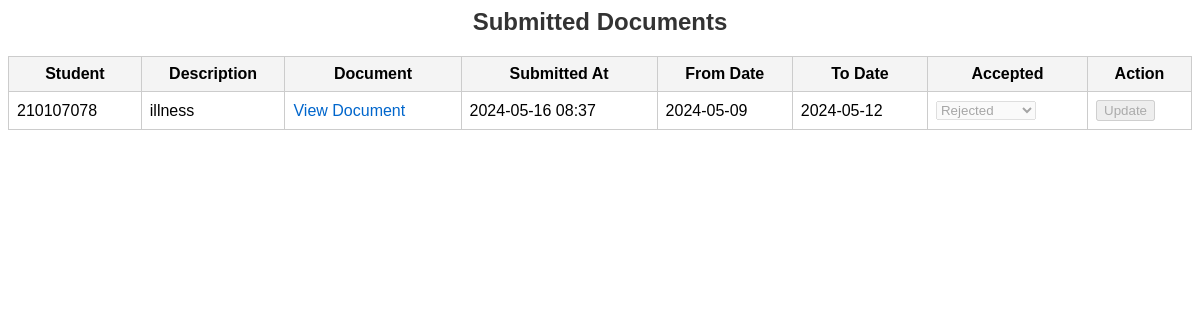
The page /admin_dashboard/ (signed in) on the database as committed earlier.
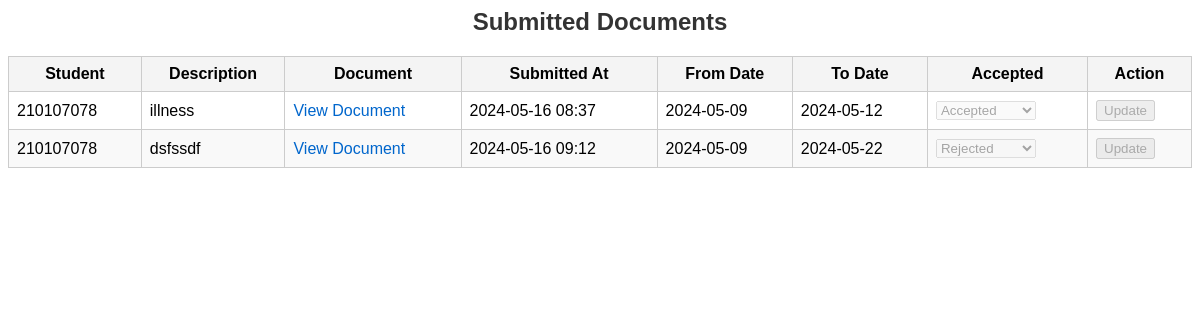
The same page on the database as committed later.
### dashboard/models.py (models this page shows, shortened)
class SubmittedDocument(models.Model):
    student = models.ForeignKey(CustomUser, on_delete=models.CASCADE, related_name="documents")
    description = models.TextField()
    document = models.FileField(upload_to='student_documents/')
    submitted_at = models.DateTimeField(auto_now_add=True)
    from_date = models.DateTimeField(blank=False)
    to_date = models.DateTimeField(blank=False)
    ACCEPTED_CHOICES = [
        (0, 'Not Checked'),
        (1, 'Accepted'),
        (2, 'Rejected')
    ]
    accepted = models.IntegerField(default=0, choices=ACCEPTED_CHOICES)

### account/models.py (models this page shows, shortened)
class CustomUser(AbstractBaseUser, PermissionsMixin):
    email = models.EmailField(max_length=255, blank=False, unique=True)
    id = models.CharField(max_length=9, unique=True, blank=False, primary_key=True)
    first_name = models.CharField(max_length=30)
    last_name = models.CharField(max_length=30)
    objects = CustomUserManager()
    USERNAME_FIELD = 'id'
    REQUIRED_FIELDS = ['first_name', 'last_name']

### dashboard/views.py (the view, shortened to what this page needs)
# urls.py: path('admin_dashboard/', views.admin_dashboard, name='admin_dashboard'),
@login_required
def admin_dashboard(request):
    documents = SubmittedDocument.objects.all()
    return render(request, 'dashboard/admin_dashboard.html', {'documents': documents})

### dashboard/templates/dashboard/admin_dashboard.html (shortened to what this page needs)
<h2>Submitted Documents</h2>
<form method="post">
    <table>
        <thead>
            <tr>
                <th>Student</th>
                <th>Description</th>
                <th>Document</th>
                <th>Submitted At</th>
                <th>From Date</th>
                <th>To Date</th>
                <th>Accepted</th>
                <th>Action</th>
            </tr>
        </thead>
        <tbody>
            {% for document in documents %}
            <tr>
                <td>{{ document.student.id }}</td>
                <td>{{ document.description }}</td>
                <td><a href="{{ document.document.url }}" target="_blank">View Document</a></td>
                <td>{{ document.submitted_at|date:"Y-m-d H:i" }}</td>
                <td>{{ document.from_date|date:"Y-m-d " }}</td>
                <td>{{ document.to_date|date:"Y-m-d " }}</td>
                <td>
                    <select name="accepted_{{ document.id }}" {% if document.accepted != 0 %}disabled{% endif %}>
                        {% for value, name in document.ACCEPTED_CHOICES %}
                            <option value="{{ value }}" {% if document.accepted == value %}selected{% endif %}>{{ name }}</option>
                        {% endfor %}
                    </select>
                </td>
                <td>
                    <button type="submit" name="document_id" value="{{ document.id }}" {% if document.accepted != 0 %}disabled{% endif %}>
                        Update
                    </button>
                </td>
            </tr>
            {% empty %}
            <tr>
                <td colspan="8">No documents submitted.</td>
            </tr>
            {% endfor %}
        </tbody>
    </table>
</form>

Rows that differ between the two databases and show on the page:
changed SubmittedDocument "illness": accepted+id "Rejected" → "Accepted"
added SubmittedDocument: student.id "210107078", description "dsfssdf", submitted_at "2024-05-16 09:12", from_date "2024-05-09", to_date "2024-05-22", accepted+id "Rejected"
